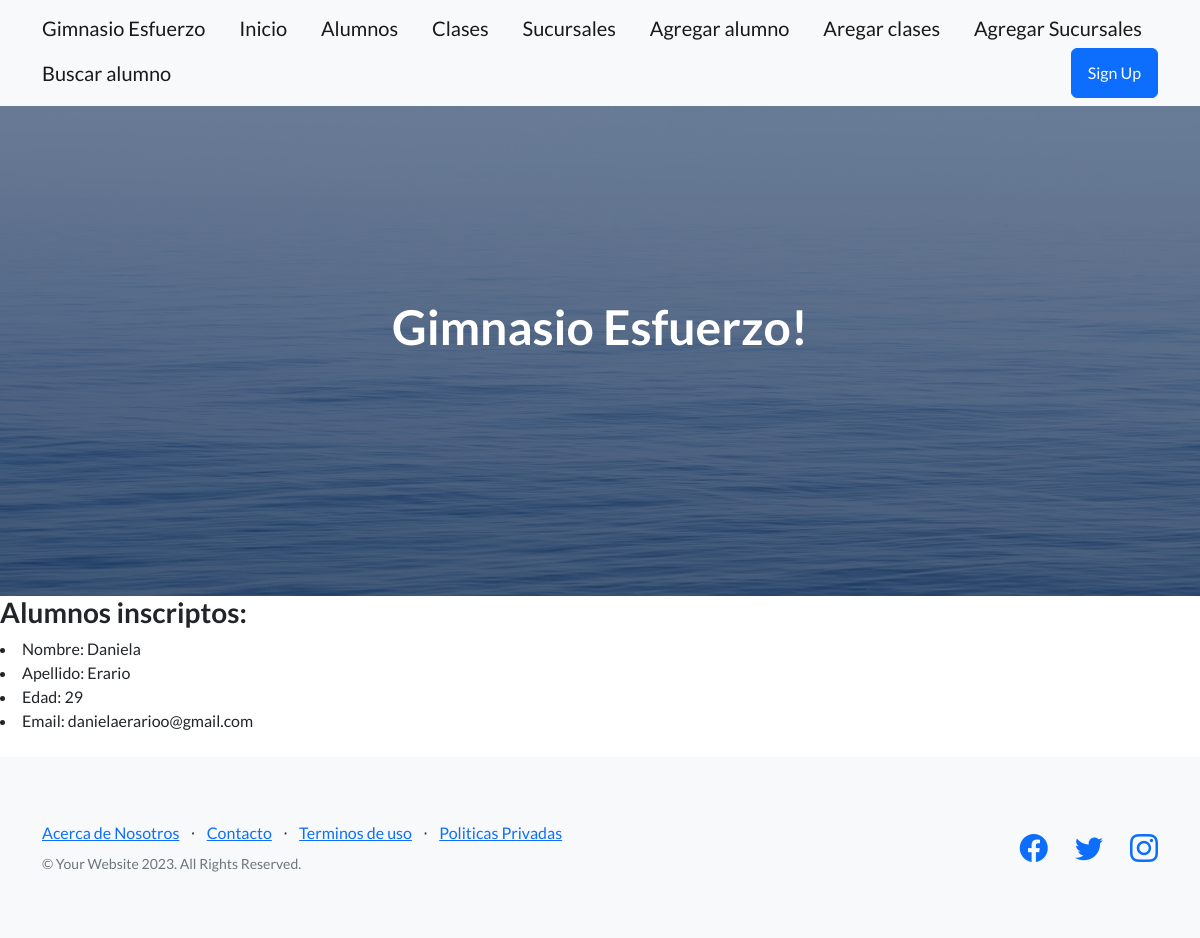
The page /AppGimnasio/alumnos/ on the database as committed earlier.
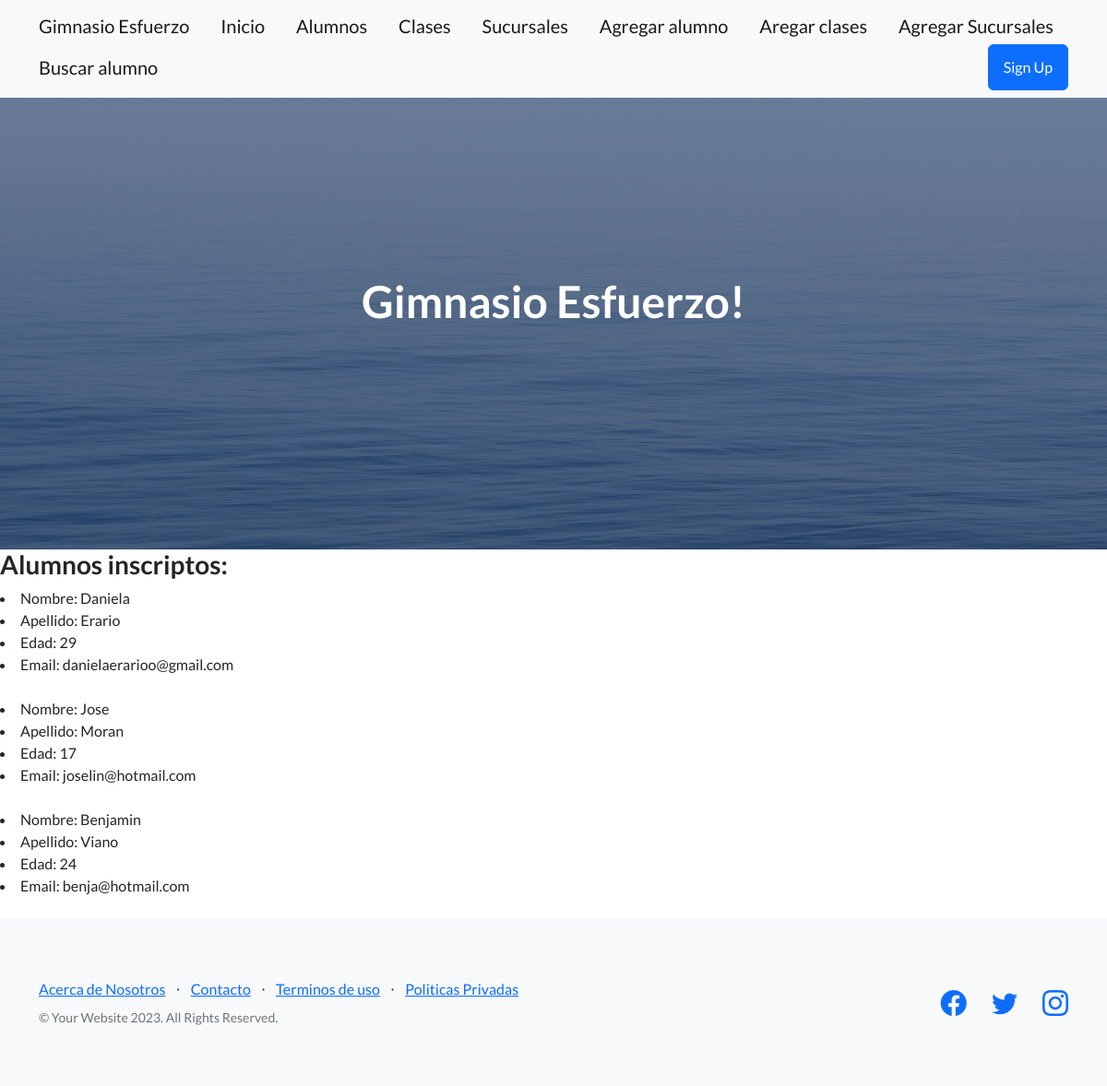
The same page on the database as committed later.
### AppGimnasio/models.py (models this page shows)
class Alumno(models.Model):
    nombre = models.CharField(max_length=40)
    apellido = models.CharField(max_length=40)
    edad = models.IntegerField()
    email = models.EmailField()

### AppGimnasio/views.py (the view)
# urls.py: path('alumnos/', views.alumnos, name = "Alumnos"),
def alumnos(request):
    alumnos = Alumno.objects.all()
    return render(request, "AppGimnasio/alumnos.html",{"alumnos":alumnos})

### AppGimnasio/templates/AppGimnasio/alumnos.html
{% extends "AppGimnasio/padre.html" %}
{% load static %}
{% block Cambia %}
<h3> Alumnos inscriptos:  </h3>
{% for alumno in alumnos %}
      <li> Nombre: {{alumno.nombre}}</li>
      <li> Apellido: {{alumno.apellido}}</li>
      <li> Edad: {{alumno.edad}}</li>
      <li> Email: {{alumno.email}}</li>
      <br>
{% endfor %}
{% endblock %}

### AppGimnasio/templates/AppGimnasio/padre.html (shortened to what this page needs)
<!DOCTYPE html>
{% load static %}
<html lang="en">
    <head>
        <link href="https://cdn.jsdelivr.net/npm/bootstrap-icons@1.5.0/font/bootstrap-icons.css" rel="stylesheet" type="text/css" />
        <link href="{% static 'AppGimnasio/css/styles.css' %}" rel="stylesheet" />
    </head>
    <body>
        <nav class="navbar navbar-light bg-light static-top">
            <div class="container">
                <a class="navbar-brand" href="#!">Gimnasio Esfuerzo</a>
                <a class="navbar-brand" href="{% url 'Inicio' %}">Inicio</a>
                <a class="navbar-brand" href="{% url 'Alumnos' %}">Alumnos</a>
                <a class="navbar-brand" href="{% url 'Clases' %}">Clases</a>
                <a class="navbar-brand" href="{% url 'Sucursales' %}">Sucursales</a>
                <a class="navbar-brand" href="{% url 'AlumnosFormulario' %}">Agregar alumno</a>
                <a class="navbar-brand" href="{% url 'ClasesFormulario' %}">Aregar clases</a>
                <a class="navbar-brand" href="{% url 'SucursalesFormulario' %}">Agregar Sucursales</a>
                <a class="navbar-brand" href="{% url 'busquedaAlumno' %}"> Buscar alumno</a>
                <a class="btn btn-primary" href="{% url 'admin:index' %}">Sign Up</a>
            </div>
        </nav>
        <header class="masthead">
            <div class="container position-relative">
                <div class="row justify-content-center">
                    <div class="col-xl-6">
                        <div class="text-center text-white">
                            <h1 class="mb-5">Gimnasio Esfuerzo!</h1>
                        </div>
                    </div>
                </div>
            </div>
        </header>
        {% block Cambia %}
        {% endblock %}
        <footer class="footer bg-light">
            <div class="container">
                <div class="row">
                    <div class="col-lg-6 h-100 text-center text-lg-start my-auto">
                        <ul class="list-inline mb-2">
                            <li class="list-inline-item"><a href="#!">Acerca de Nosotros</a></li>
                            <li class="list-inline-item">⋅</li>
                            <li class="list-inline-item"><a href="#!">Contacto</a></li>
                            <li class="list-inline-item">⋅</li>
                            <li class="list-inline-item"><a href="#!">Terminos de uso</a></li>
                            <li class="list-inline-item">⋅</li>
                            <li class="list-inline-item"><a href="#!">Politicas Privadas</a></li>
                        </ul>
                        <p class="text-muted small mb-4 mb-lg-0">&copy; Your Website 2023. All Rights Reserved.</p>
                    </div>
                    <div class="col-lg-6 h-100 text-center text-lg-end my-auto">
                        <ul class="list-inline mb-0">
                            <li class="list-inline-item me-4">
                                <a href="#!"><i class="bi-facebook fs-3"></i></a>
                            </li>
                            <li class="list-inline-item me-4">
                                <a href="#!"><i class="bi-twitter fs-3"></i></a>
                            </li>
                            <li class="list-inline-item">
                                <a href="#!"><i class="bi-instagram fs-3"></i></a>
                            </li>
                        </ul>
                    </div>
                </div>
            </div>
        </footer>
    </body>
</html>

Rows that differ between the two databases and show on the page:
added Alumno: nombre "Jose", apellido "Moran", edad "17", email "joselin@hotmail.com"
added Alumno: nombre "Benjamin", apellido "Viano", edad "24", email "benja@hotmail.com"
